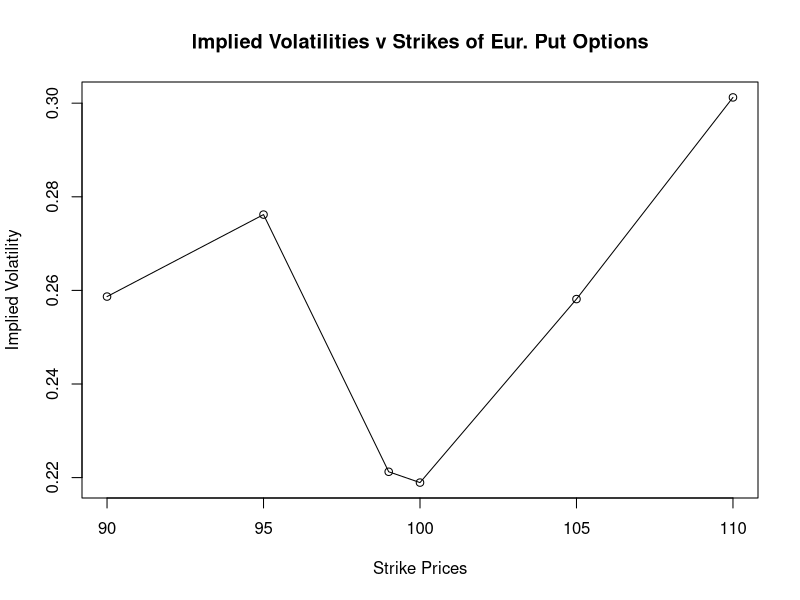
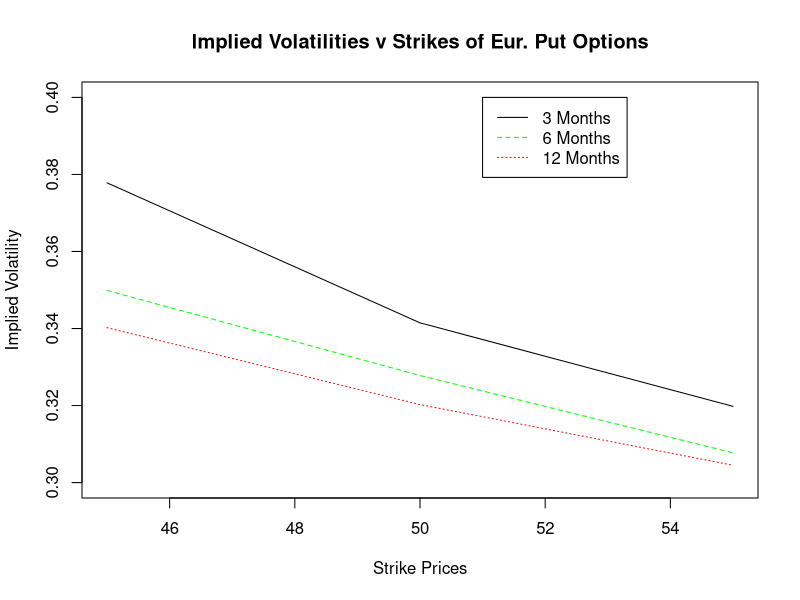

R code for these plots, in order: (Note: this script raises an error after producing the figures.)
BlackScholes <- function(S, K, sigma, r, T_exp, delta = 0, put=F){
  d1 <- (log(S/K) + (r - delta + sigma^2/2)*T_exp) / (sigma*sqrt(T_exp))
  d2 <- d1 - sigma*sqrt(T_exp)
  if (!put){
    price <- S * exp(-delta*T_exp) *pnorm(d1) - K*exp(-r*T_exp)*pnorm(d2)
    return(price)
  }
  else {
    price <- -S * exp(-delta*T_exp) * pnorm(-d1) + K*exp(-r*T_exp)*pnorm(-d2)
    return(price)
  }
}

impliedVolatility <- function(S,K,r,T_exp,delta=0,put=F,claimVal,steps = 30){
  # Numerically approximates the implied volatility from the given parameters using a version of the midpoint method
  sigmas <- c(0,1)
  print(sigmas)
  print(mean(sigmas))
  for(i in 1:steps){
    sigma_mid <- mean(sigmas)
    print(sigma_mid)
    err_mid <- BlackScholes(S,K,sigma_mid,r,T_exp,delta,put)-claimVal
    if(err_mid<0){
      sigmas <- c(sigma_mid,sigmas[2])
    } else {
      sigmas <- c(sigmas[1],sigma_mid)
    }
    
  }
  return(mean(sigmas))
}

# Problem 17 ----

strikes = c(90,95,99,100,105,110)
pricesTrues  = c(3.433,5.647,5.476,5.829,9.661,14.073)
impVols = c()
modelPrices = c()

for(i in 1:length(strikes)){
  K = strikes[i]
  priceTrue = pricesTrues[i]
  impVol = impliedVolatility(S=100, K,       r=0.05,T_exp=200/252,put=T,claimVal=priceTrue)
  modelPrice <- BlackScholes(S=100, K,impVol,r=0.05,T_exp=200/252, delta = 0,put=T)
  impVols <- c(impVols,impVol)
  modelPrices <- c(modelPrices,modelPrice)
}

table = cbind(strikes,pricesTrues,impVols,modelPrices)

table

plot(strikes,impVols,
     main = "Implied Volatilities v Strikes of Eur. Put Options",
     xlab = "Strike Prices",
     ylab = "Implied Volatility",
     type = "o")

# Problem 18 ----

truePrices  = matrix(c(7.0,3.7,1.6,8.3,5.2,2.9,10.5,7.5,5.1),3,3)
impVols     = matrix(0,3,3)
modelPrices = matrix(0,3,3)
OutputList   = list("TruePrices" = truePrices,"ImpliedVolatilities"=impVols,"ModelPrices"=modelPrices)
strikes     = c(45,50,55)
maturities  = c(.25,.5,1)

for(i in 1:3){
  rownames(OutputList[[i]]) <- strikes
  colnames(OutputList[[i]]) <- maturities
}

for(i in 1:3){
  for(j in 1:3){
    S = 50
    K     = strikes[i]
    T_exp = maturities[j]
    r = 0.05
    priceTrue = OutputList$TruePrices[i,j]
    impVol    = impliedVolatility(S,K,r,T_exp,claimVal=priceTrue)
    modelPrice <- BlackScholes(S, K,impVol,r,T_exp)
    OutputList$ImpliedVolatilities[i,j] <- impVol
    OutputList$ModelPrices[i,j] <- modelPrice
  }
}
OutputList
xData  <- strikes
yData1 <- OutputList$ImpliedVolatilities[,1]
yData2 <- OutputList$ImpliedVolatilities[,2]
yData3 <- OutputList$ImpliedVolatilities[,3]
plot(xData,yData1,xlim = c(45,55),
     ylim = c(0.3,0.4),
     main = "Implied Volatilities v Strikes of Eur. Put Options",
     xlab = "Strike Prices",
     ylab = "Implied Volatility",
     type = "l")
lines(xData,yData2, col='green',lty=2)
lines(xData,yData3, col='red',lty=3)
legend(51,.40,legend = c("3 Months","6 Months","12 Months"),col=c("black","green","red"),lty=1:3)

# Plots for Monotonic Increasing Nature of Option Prices v Volatility

sigmas <- seq(0,1,10^-5)
calls <- BlackScholes(100,110,sigmas,.05,3/12)

plot(sigmas,puts,type='l',
     main = "Call Value v Volatility",
     sub  = "Parameters: S=100 K=110 r=.05 T=3/12",
     xlab = "X: Volatility",
     ylab = "Y: Claim Value of a Call Option")

puts <- BlackScholes(100,90,sigmas,.05,3/12,put=T)

plot(sigmas,puts,type='l',
     main = "Put Value v Volatility",
     sub  = "Parameters: S=100 K=90 r=.05 T=3/12",
     xlab = "X: Volatility",
     ylab = "Y: Claim Value of a Put Option")

# Plot to show HW 3 Q 3 was correct solution
S <- 100
K <- seq(70,130,.001)
sigma <- .3
r <- .05
T_exp <- 1
delta = 0.01

callPrices <- BlackScholes(S,K,sigma,r,T_exp,delta)
putPrices  <- BlackScholes(S,K,sigma,r,T_exp,delta, put = T)
straddlePrices <- callPrices + putPrices

plot(K,straddlePrices,type="l",
     xlim = c(90,110),
     ylim = c(23,25),
     main = "Price of Straddle over Strike",
     sub  = "Parameters: S=100,sigma=0.3,r=0.05,T_exp=1,delta=0.01",
     xlab = "Strike Price",
     ylab = "Value of the Straddle")

K_min <- S*exp(T*(r-delta-sigma^2/2))
xpoints <- c(K_min,K_min)
ypoints <- c(0,100)
lines(xpoints,ypoints,col="blue")

